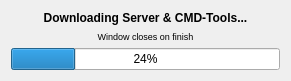
<?xml version="1.0" encoding="UTF-8"?>
<ui version="4.0">
 <class>Dialog</class>
 <widget class="QDialog" name="Dialog">
  <property name="geometry">
   <rect>
    <x>0</x>
    <y>0</y>
    <width>291</width>
    <height>79</height>
   </rect>
  </property>
  <property name="windowTitle">
   <string>Dialog</string>
  </property>
  <layout class="QVBoxLayout" name="verticalLayout">
   <item>
    <widget class="QLabel" name="label">
     <property name="font">
      <font>
       <weight>75</weight>
       <bold>true</bold>
      </font>
     </property>
     <property name="text">
      <string>Downloading Server &amp; CMD-Tools...</string>
     </property>
     <property name="alignment">
      <set>Qt::AlignCenter</set>
     </property>
    </widget>
   </item>
   <item>
    <widget class="QLabel" name="label_2">
     <property name="font">
      <font>
       <pointsize>7</pointsize>
       <italic>false</italic>
      </font>
     </property>
     <property name="text">
      <string>Window closes on finish</string>
     </property>
     <property name="alignment">
      <set>Qt::AlignCenter</set>
     </property>
    </widget>
   </item>
   <item>
    <widget class="QProgressBar" name="progressBar">
     <property name="value">
      <number>24</number>
     </property>
    </widget>
   </item>
  </layout>
 </widget>
 <resources/>
 <connections/>
</ui>
